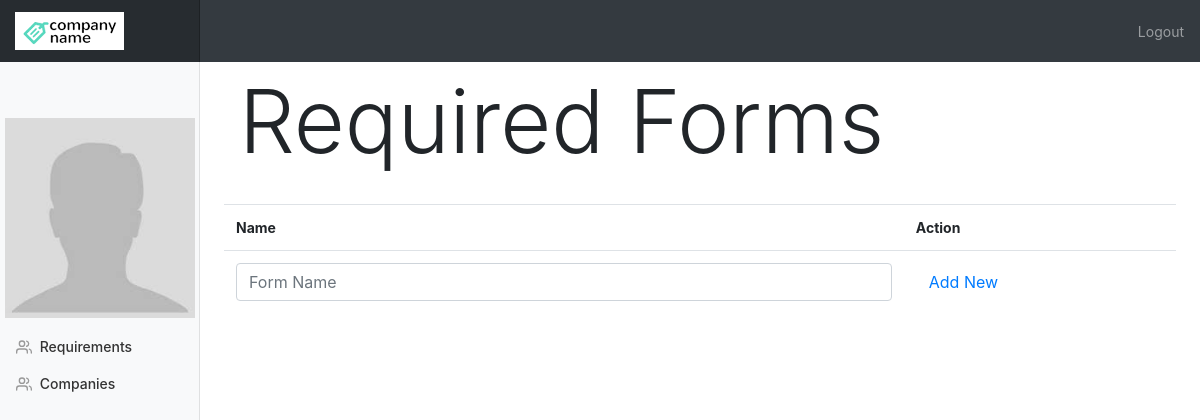
The app's page /requirements.php, older data.
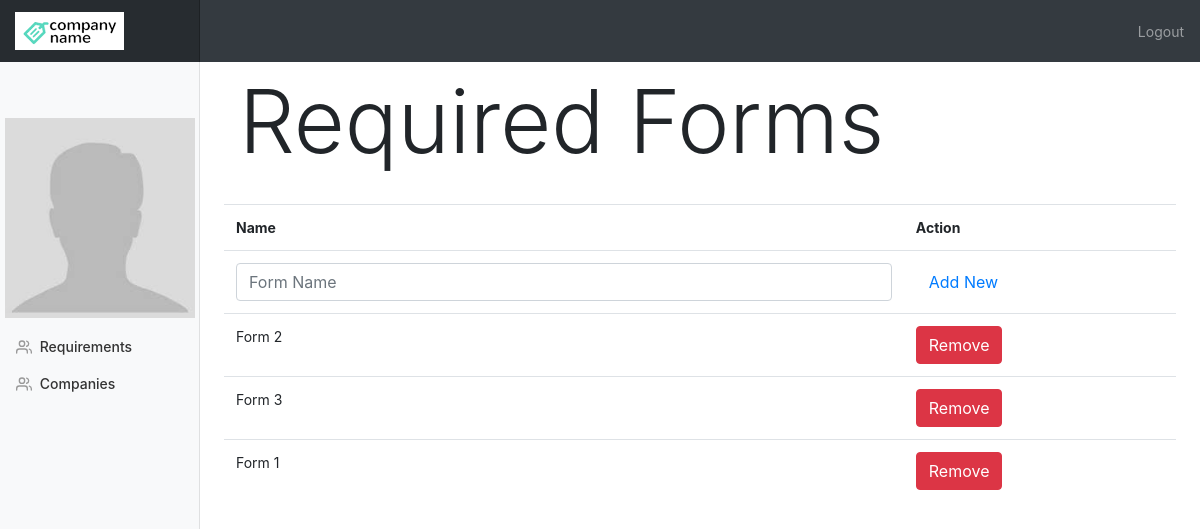
The same page, newer data.
### tables this page shows
CREATE TABLE `requirement` (
  `id` int(11) NOT NULL,
  `name` varchar(255) NOT NULL,
  `userid` int(11) DEFAULT NULL,
  `level` int(11) NOT NULL DEFAULT '0',
  `location` varchar(255) DEFAULT NULL,
  `requirement_id` int(11) DEFAULT NULL
);

### model.php (called while the page is built, shortened)
<?php
class Model {
	protected $db;
	public function __construct(){
		include_once "config.php";
		$this->db = $db;
	}
	public function getAllAdminRequirements(){
		return $this->db->query("
			SELECT *
			FROM requirement
			WHERE level = 0
			")->fetchAll(PDO::FETCH_ASSOC);
	}
}

### requirements.php (the view, shortened to what this page needs)
<?php include_once "model.php"; ?>
<?php $model = new Model();
$requirements = $model->getAllAdminRequirements();
?>
<?php include_once "header2.php"; ?>
    <div class="container-fluid">
      <div class="row">
        <?php include_once "admin-nav.php"; ?>
        <main role="main" class="col-md-9 ml-sm-auto col-lg-10 px-4">
          <br>
          <div class="container">
            <div class="img-container profile-banner">
              <h2 class="compname display-2">Required Forms</h2>
            </div>
          </div>
          <br>
          <div class="container">
            <div class="row">
              <div class="table-responsive">
                <table class="table">
                  <tr>
                    <th>Name</th>
                    <th>Action</th>
                  </tr>
                  <tr id="addreq">
                    <td>
                      <input type="text" class="form-control" required id="requirement" placeholder="Form Name"/>
                    </td>
                    <td>
                      <a href="" class="btn btn-sucess" id="addnew">Add New</a>
                    </td>
                  </tr>
                  <?php foreach($requirements as $idx => $r): ?>
                    <tr>
                      <td><?= $r['name'];?></td>
                      <td>
                        <a href="" data-id="<?= $r['id'];?>" class="btn btn-danger remove">Remove</a>
                      </td>
                    </tr>
                  <?php endforeach; ?>
                </table>
              </div>
            </div>
          </div>
        </main>
      </div>
    </div>
  </body>
</html>

Row changes from the older to the newer data that the page shows:
added requirement: name "Form 2"
added requirement: name "Form 3"
added requirement: name "Form 1"
